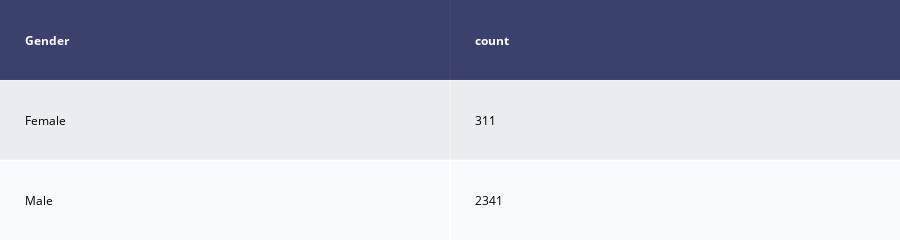

Source (notebook cell):
### Code cell
by_gender_table = ff.create_table(by_gender)
by_gender_table

### Figure 1 — Plotly figure (JSON) as saved in the notebook; plotly's stock layout.template omitted (floating-point values rounded to 4 significant figures)
{"data": [{"colorscale": [[0, "#00083e"], [0.5, "#ededee"], [1, "#ffffff"]], "hoverinfo": "none", "opacity": 0.75, "showscale": false, "type": "heatmap", "z": [[0, 0], [0.5, 0.5], [1, 1]]}], "layout": {"annotations": [{"align": "left", "font": {"color": "#ffffff"}, "showarrow": false, "text": "<b>Gender</b>", "x": -0.45, "xanchor": "left", "xref": "x", "y": 0, "yref": "y"}, {"align": "left", "font": {"color": "#ffffff"}, "showarrow": false, "text": "<b>count</b>", "x": 0.55, "xanchor": "left", "xref": "x", "y": 0, "yref": "y"}, {"align": "left", "font": {"color": "#000000"}, "showarrow": false, "text": "Female", "x": -0.45, "xanchor": "left", "xref": "x", "y": 1, "yref": "y"}, {"align": "left", "font": {"color": "#000000"}, "showarrow": false, "text": "311", "x": 0.55, "xanchor": "left", "xref": "x", "y": 1, "yref": "y"}, {"align": "left", "font": {"color": "#000000"}, "showarrow": false, "text": "Male", "x": -0.45, "xanchor": "left", "xref": "x", "y": 2, "yref": "y"}, {"align": "left", "font": {"color": "#000000"}, "showarrow": false, "text": "2341", "x": 0.55, "xanchor": "left", "xref": "x", "y": 2, "yref": "y"}], "height": 140, "margin": {"b": 0, "l": 0, "r": 0, "t": 0}, "xaxis": {"dtick": 1, "gridwidth": 2, "showticklabels": false, "tick0": -0.5, "ticks": "", "zeroline": false}, "yaxis": {"autorange": "reversed", "dtick": 1, "gridwidth": 2, "showticklabels": false, "tick0": 0.5, "ticks": "", "zeroline": false}}}
